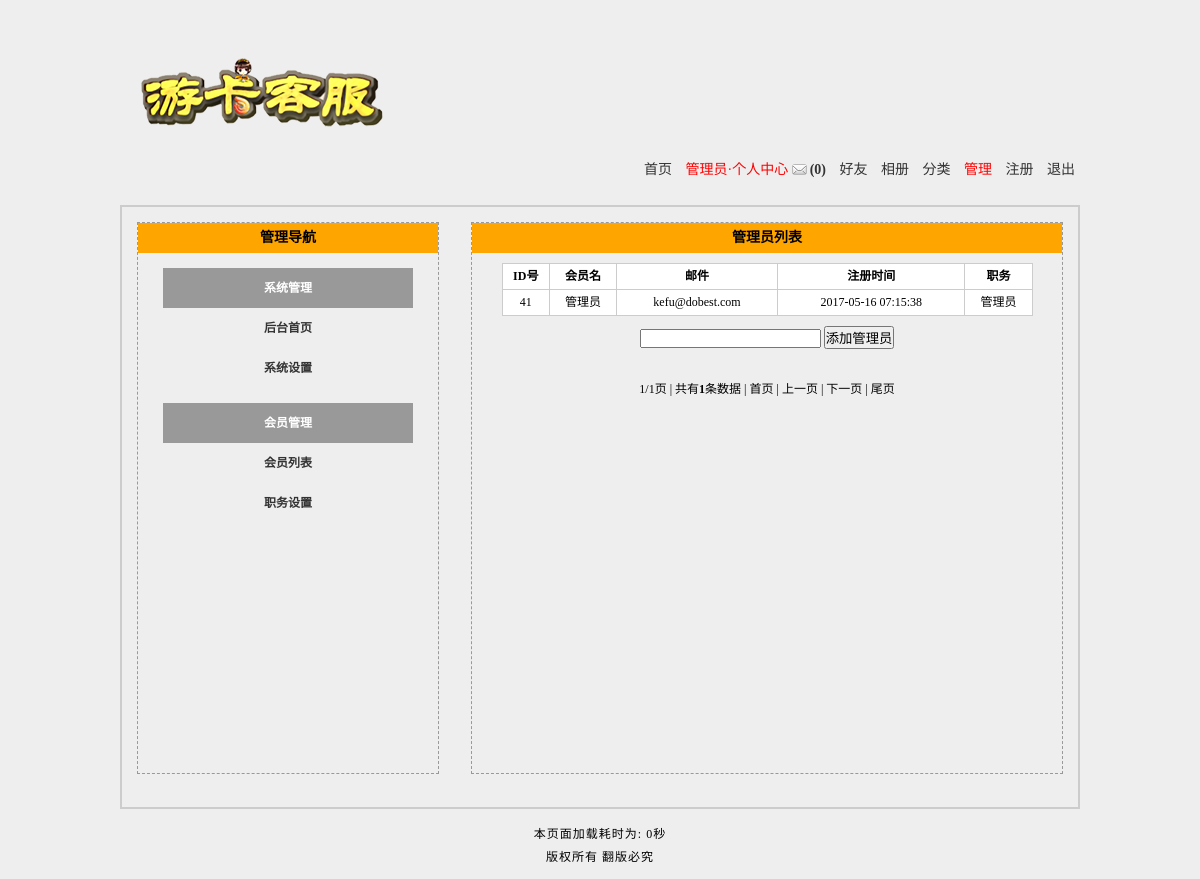
Screenshot of /manage_job.php (signed in) with the database file from the repository.
### tables this page shows
CREATE TABLE `tg_user` (
  `tg_id` mediumint(8) UNSIGNED NOT NULL COMMENT '//用户自动编号',
  `tg_uniqid` char(40) NOT NULL COMMENT '//验证身份的唯一标识符',
  `tg_active` char(40) NOT NULL COMMENT '//激活登录用户',
  `tg_username` varchar(20) NOT NULL COMMENT '//用户名',
  `tg_password` char(40) NOT NULL COMMENT '//密码',
  `tg_question` varchar(20) NOT NULL COMMENT '//密码提示',
  `tg_answer` char(40) NOT NULL COMMENT '//密码回答',
  `tg_email` varchar(40) DEFAULT NULL COMMENT '//邮件',
  `tg_qq` varchar(10) DEFAULT NULL COMMENT '//QQ',
  `tg_url` varchar(40) DEFAULT NULL COMMENT '//网址',
  `tg_sex` char(1) NOT NULL COMMENT '//性别',
  `tg_face` char(12) NOT NULL COMMENT '//头像',
  `tg_switch` tinyint(1) UNSIGNED NOT NULL DEFAULT '0' COMMENT '//个性签名开关',
  `tg_autograph` varchar(200) DEFAULT NULL COMMENT '//签名内容',
  `tg_level` tinyint(1) UNSIGNED NOT NULL DEFAULT '0' COMMENT '//会员等级',
  `tg_post_time` varchar(20) NOT NULL DEFAULT '0' COMMENT '//发帖的时间戳',
  `tg_article_time` varchar(20) NOT NULL DEFAULT '0' COMMENT '//回帖的时间戳',
  `tg_reg_time` datetime NOT NULL COMMENT '//注册时间',
  `tg_last_time` datetime NOT NULL COMMENT '//最后登录的时间',
  `tg_last_ip` varchar(20) NOT NULL COMMENT '//最后登录的IP',
  `tg_login_count` smallint(4) UNSIGNED NOT NULL DEFAULT '0' COMMENT '//登录次数'
);

### includes/mysql.func.php (called while the page is built, shortened)
<?php
function _query($_sql) {
	if (!$_result = mysql_query($_sql)) {
		exit('SQL执行失败'.mysql_error());
	}
	return $_result;
}
function _fetch_array_list($_result) {
	return mysql_fetch_array($_result,MYSQL_ASSOC);
}
?>

### manage_job.php (the view, shortened to what this page needs)
<?php
global $_pagesize,$_pagenum;
$_result = _query("SELECT
															tg_id,
															tg_username,
															tg_email,
															tg_reg_time
									FROM
												tg_user
								WHERE
												tg_level=1
							ORDER BY
												tg_reg_time DESC
									 LIMIT
												$_pagenum,$_pagesize
							");
?>
<!DOCTYPE html PUBLIC "-//W3C//DTD XHTML 1.0 Transitional//EN" "http://www.w3.org/TR/xhtml1/DTD/xhtml1-transitional.dtd">
<html xmlns="http://www.w3.org/1999/xhtml">
<head>
<?php
	require ROOT_PATH.'includes/title.inc.php';
?>
</head>
<body>
<?php
	require ROOT_PATH.'includes/header.inc.php';
?>
<div id="member">
<?php
	require ROOT_PATH.'includes/manage.inc.php';
?>
	<div id="member_main">
		<h2>管理员列表</h2>
		<table cellspacing="1">
			<tr><th>ID号</th><th>会员名</th><th>邮件</th><th>注册时间</th><th>职务</th></tr>
			<?php
					$_html = array();
					while (!!$_rows = _fetch_array_list($_result)) {
						$_html['id'] = $_rows['tg_id'];
						$_html['username'] = $_rows['tg_username'];
						$_html['email'] = $_rows['tg_email'];
						$_html['reg_time'] = $_rows['tg_reg_time'];
						$_html = _html($_html);
						if ($_COOKIE['username'] == $_html['username']) {
							$_html['job_html'] = '管理员';
						} else {
							$_html['job_html'] = '管理员';
						}
			?>
			<tr><td><?php echo $_html['id']?></td><td><?php echo $_html['username']?></td><td><?php echo $_html['email']?></td><td><?php echo $_html['reg_time']?></td><td><?php echo $_html['job_html']?></td></tr>
			<?php }?>
			</table>
			<form method="post" action="?action=add">
				<input type="text" name="manage" class="text" /> <input type="submit" value="添加管理员" />
			</form>
	</div>
</div>
<?php
	require ROOT_PATH.'includes/footer.inc.php';
?>
</body>
</html>

### styles/1/basic.css (style rules this page uses)
* { padding:0; margin:0; }
body { width:960px; margin:0 auto; background:#eee; font-size:14px; }
h2 { font-size:14px; background:orange; height:25px; line-height:25px; text-indent:10px; }
#header ul li a { text-decoration:none; color:#333; }
#header ul li strong.noread { background:url(../../images/noread.gif) no-repeat left center; padding:0 0 0 18px; }
#member { width:auto; height:600px; border:2px solid #ccc; font-size:12px; }
#member h2 { text-indent:0; text-align:center; height:30px; line-height:30px; }
#member #member_main { width:590px; height:550px; margin:15px; border:1px dashed #999; float:right; }

### styles/1/manage_job.css (style rules this page uses)
#member #member_main table { width:90%; margin:10px auto; text-align:center; background:#ccc; margin-bottom:0px; }
#member #member_main table th,#member #member_main table td { height:25px; line-height:25px; background:#fff; }
#member #member_main form { text-align:center; padding:10px; }

### rows the page displays
tg_user: tg_id "41", tg_username "管理员", tg_email "kefu@dobest.com", tg_reg_time "2017-05-16 07:15:38"

### other values shown
$_COOKIE['username'] "管理员"
$GLOBALS['message'] "(0)"
$_page "1"
$_pageabsolute "1"
$_num "1"
_runtime() - START_TIME "0"
